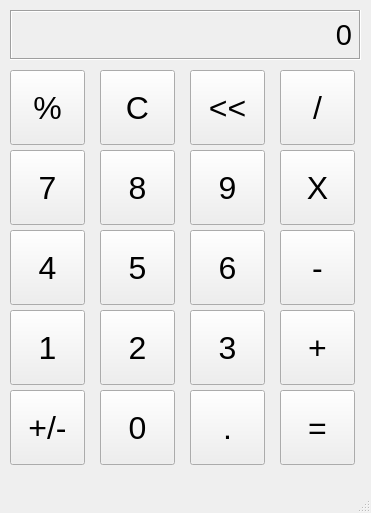
<?xml version="1.0" encoding="UTF-8"?>
<ui version="4.0">
 <class>MainWindow</class>
 <widget class="QMainWindow" name="MainWindow">
  <property name="geometry">
   <rect>
    <x>0</x>
    <y>0</y>
    <width>371</width>
    <height>513</height>
   </rect>
  </property>
  <property name="windowTitle">
   <string>Calculator</string>
  </property>
  <property name="layoutDirection">
   <enum>Qt::LeftToRight</enum>
  </property>
  <widget class="QWidget" name="centralwidget">
   <widget class="QLabel" name="outPutLabel">
    <property name="geometry">
     <rect>
      <x>10</x>
      <y>10</y>
      <width>351</width>
      <height>50</height>
     </rect>
    </property>
    <property name="font">
     <font>
      <pointsize>22</pointsize>
     </font>
    </property>
    <property name="frameShape">
     <enum>QFrame::Box</enum>
    </property>
    <property name="frameShadow">
     <enum>QFrame::Sunken</enum>
    </property>
    <property name="text">
     <string>0</string>
    </property>
    <property name="alignment">
     <set>Qt::AlignRight|Qt::AlignTrailing|Qt::AlignVCenter</set>
    </property>
    <property name="margin">
     <number>10</number>
    </property>
   </widget>
   <widget class="QPushButton" name="percentButton">
    <property name="geometry">
     <rect>
      <x>10</x>
      <y>70</y>
      <width>75</width>
      <height>75</height>
     </rect>
    </property>
    <property name="font">
     <font>
      <pointsize>24</pointsize>
     </font>
    </property>
    <property name="text">
     <string>%</string>
    </property>
   </widget>
   <widget class="QPushButton" name="cButton">
    <property name="geometry">
     <rect>
      <x>100</x>
      <y>70</y>
      <width>75</width>
      <height>75</height>
     </rect>
    </property>
    <property name="font">
     <font>
      <pointsize>24</pointsize>
     </font>
    </property>
    <property name="text">
     <string>C</string>
    </property>
   </widget>
   <widget class="QPushButton" name="arrowButton">
    <property name="geometry">
     <rect>
      <x>190</x>
      <y>70</y>
      <width>75</width>
      <height>75</height>
     </rect>
    </property>
    <property name="font">
     <font>
      <pointsize>24</pointsize>
     </font>
    </property>
    <property name="text">
     <string>&lt;&lt;</string>
    </property>
   </widget>
   <widget class="QPushButton" name="divideButton">
    <property name="geometry">
     <rect>
      <x>280</x>
      <y>70</y>
      <width>75</width>
      <height>75</height>
     </rect>
    </property>
    <property name="font">
     <font>
      <pointsize>24</pointsize>
     </font>
    </property>
    <property name="text">
     <string>/</string>
    </property>
   </widget>
   <widget class="QPushButton" name="eightButton">
    <property name="geometry">
     <rect>
      <x>100</x>
      <y>150</y>
      <width>75</width>
      <height>75</height>
     </rect>
    </property>
    <property name="font">
     <font>
      <pointsize>24</pointsize>
     </font>
    </property>
    <property name="text">
     <string>8</string>
    </property>
   </widget>
   <widget class="QPushButton" name="multiplyButton">
    <property name="geometry">
     <rect>
      <x>280</x>
      <y>150</y>
      <width>75</width>
      <height>75</height>
     </rect>
    </property>
    <property name="font">
     <font>
      <pointsize>24</pointsize>
     </font>
    </property>
    <property name="text">
     <string>X</string>
    </property>
   </widget>
   <widget class="QPushButton" name="sevenButton">
    <property name="geometry">
     <rect>
      <x>10</x>
      <y>150</y>
      <width>75</width>
      <height>75</height>
     </rect>
    </property>
    <property name="font">
     <font>
      <pointsize>24</pointsize>
     </font>
    </property>
    <property name="text">
     <string>7</string>
    </property>
   </widget>
   <widget class="QPushButton" name="nineButton">
    <property name="geometry">
     <rect>
      <x>190</x>
      <y>150</y>
      <width>75</width>
      <height>75</height>
     </rect>
    </property>
    <property name="font">
     <font>
      <pointsize>24</pointsize>
     </font>
    </property>
    <property name="text">
     <string>9</string>
    </property>
   </widget>
   <widget class="QPushButton" name="fiveButton">
    <property name="geometry">
     <rect>
      <x>100</x>
      <y>230</y>
      <width>75</width>
      <height>75</height>
     </rect>
    </property>
    <property name="font">
     <font>
      <pointsize>24</pointsize>
     </font>
    </property>
    <property name="text">
     <string>5</string>
    </property>
   </widget>
   <widget class="QPushButton" name="minusButton">
    <property name="geometry">
     <rect>
      <x>280</x>
      <y>230</y>
      <width>75</width>
      <height>75</height>
     </rect>
    </property>
    <property name="font">
     <font>
      <pointsize>24</pointsize>
     </font>
    </property>
    <property name="text">
     <string>-</string>
    </property>
   </widget>
   <widget class="QPushButton" name="fourButton">
    <property name="geometry">
     <rect>
      <x>10</x>
      <y>230</y>
      <width>75</width>
      <height>75</height>
     </rect>
    </property>
    <property name="font">
     <font>
      <pointsize>24</pointsize>
     </font>
    </property>
    <property name="text">
     <string>4</string>
    </property>
   </widget>
   <widget class="QPushButton" name="sixButton">
    <property name="geometry">
     <rect>
      <x>190</x>
      <y>230</y>
      <width>75</width>
      <height>75</height>
     </rect>
    </property>
    <property name="font">
     <font>
      <pointsize>24</pointsize>
     </font>
    </property>
    <property name="text">
     <string>6</string>
    </property>
   </widget>
   <widget class="QPushButton" name="twoButton">
    <property name="geometry">
     <rect>
      <x>100</x>
      <y>310</y>
      <width>75</width>
      <height>75</height>
     </rect>
    </property>
    <property name="font">
     <font>
      <pointsize>24</pointsize>
     </font>
    </property>
    <property name="text">
     <string>2</string>
    </property>
   </widget>
   <widget class="QPushButton" name="addButton">
    <property name="geometry">
     <rect>
      <x>280</x>
      <y>310</y>
      <width>75</width>
      <height>75</height>
     </rect>
    </property>
    <property name="font">
     <font>
      <pointsize>24</pointsize>
     </font>
    </property>
    <property name="text">
     <string>+</string>
    </property>
   </widget>
   <widget class="QPushButton" name="oneButton">
    <property name="geometry">
     <rect>
      <x>10</x>
      <y>310</y>
      <width>75</width>
      <height>75</height>
     </rect>
    </property>
    <property name="font">
     <font>
      <pointsize>24</pointsize>
     </font>
    </property>
    <property name="text">
     <string>1</string>
    </property>
   </widget>
   <widget class="QPushButton" name="threeButton">
    <property name="geometry">
     <rect>
      <x>190</x>
      <y>310</y>
      <width>75</width>
      <height>75</height>
     </rect>
    </property>
    <property name="font">
     <font>
      <pointsize>24</pointsize>
     </font>
    </property>
    <property name="text">
     <string>3</string>
    </property>
   </widget>
   <widget class="QPushButton" name="zeroButton">
    <property name="geometry">
     <rect>
      <x>100</x>
      <y>390</y>
      <width>75</width>
      <height>75</height>
     </rect>
    </property>
    <property name="font">
     <font>
      <pointsize>24</pointsize>
     </font>
    </property>
    <property name="text">
     <string>0</string>
    </property>
   </widget>
   <widget class="QPushButton" name="equalButton">
    <property name="geometry">
     <rect>
      <x>280</x>
      <y>390</y>
      <width>75</width>
      <height>75</height>
     </rect>
    </property>
    <property name="font">
     <font>
      <pointsize>24</pointsize>
     </font>
    </property>
    <property name="text">
     <string>=</string>
    </property>
   </widget>
   <widget class="QPushButton" name="plusMinusButton">
    <property name="geometry">
     <rect>
      <x>10</x>
      <y>390</y>
      <width>75</width>
      <height>75</height>
     </rect>
    </property>
    <property name="font">
     <font>
      <pointsize>24</pointsize>
     </font>
    </property>
    <property name="text">
     <string>+/-</string>
    </property>
   </widget>
   <widget class="QPushButton" name="decimalButton">
    <property name="geometry">
     <rect>
      <x>190</x>
      <y>390</y>
      <width>75</width>
      <height>75</height>
     </rect>
    </property>
    <property name="font">
     <font>
      <pointsize>24</pointsize>
     </font>
    </property>
    <property name="text">
     <string>.</string>
    </property>
   </widget>
  </widget>
  <widget class="QMenuBar" name="menubar">
   <property name="geometry">
    <rect>
     <x>0</x>
     <y>0</y>
     <width>371</width>
     <height>21</height>
    </rect>
   </property>
  </widget>
  <widget class="QStatusBar" name="statusbar"/>
 </widget>
 <resources/>
 <connections/>
</ui>
